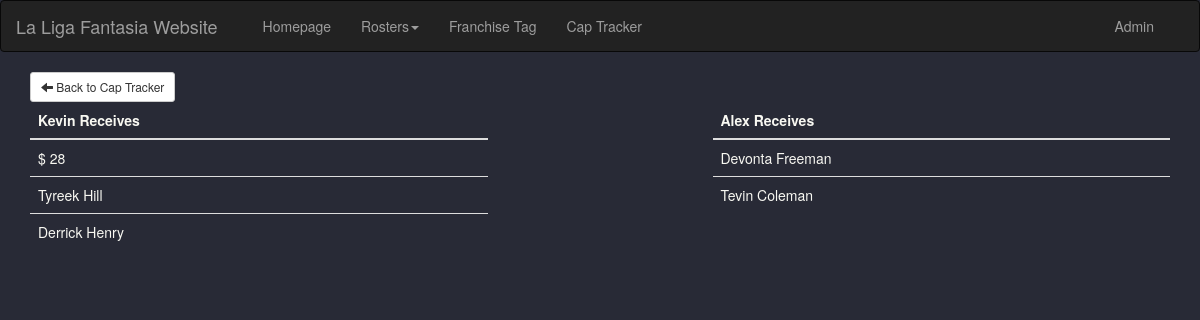
The app's page /captracker/trade/view/3 with its own data.
### liga/models.py (models this page shows, shortened)
class Owner(models.Model):
    name = models.CharField(max_length=20)
    cap = models.IntegerField()
    def __str__(self):
        return self.name

class Player(models.Model):
    name = models.CharField(max_length=30)
    price = models.IntegerField()
    position = models.CharField(max_length=3)
    kept = models.BooleanField()
    ftag = models.BooleanField(default=False)

### captracker/views.py (the view)
# urls.py: path('trade/view/<tid>', views.viewTrade, name='viewTrade'),
def viewTrade(request, tid):
    owner_list = Owner.objects.all()
    trades = Trade.objects.filter(tradeID=tid)
    full_trade = parse_full_trade(trades)
    parse_full_trade(trades)
    context = {
        'owner_list': owner_list,
        'tid': tid,
        'trade': full_trade,
    }
    return render(request, 'captracker/viewTrade.html', context)

### captracker/views.py (called while the page is built)
def parse_full_trade(trade_items):
    full_trade = []
    first = 0
    dict1 = {}
    p1_recs = []
    dict2 = {}
    p2_recs = []
    for asset in trade_items:
        if first == 0:
            dict1['owner'] = asset.recipient
            dict2['owner'] = asset.giver
            dict1['cap_rec'] = asset.cap
            dict2['cap_rec'] = asset.cap * -1
            first += 1
        if asset.recipient == dict1['owner']:
            p1_recs.append(asset.athlete)
        else:
            p2_recs.append(asset.athlete)
    dict1['players_received'] = p1_recs
    dict2['players_received'] = p2_recs
    full_trade.append(dict1)
    full_trade.append(dict2)
    return full_trade

### captracker/templates/captracker/viewTrade.html (shortened to what this page needs)
{% extends "./trade_base.html" %}
{% block owner1 %} {{trade.0.owner}} {% endblock owner1 %}
{% block table1_body %}
<tr>
    {%if trade.0.cap_rec > 0 %}
    <td>$ {{trade.0.cap_rec}}</td>
    {% endif %}
</tr>
{%for i in trade.0.players_received %}
<tr>
    <td>{{ i.name }}</td>
</tr>
{% endfor %}
{% endblock table1_body %}
{% block owner2 %} {{trade.1.owner}} {% endblock owner2 %}
{% block table2_body %}
{%for i in trade.1.players_received %}
<tr>
    <td>{{ i.name }}</td>
</tr>
{% endfor %}
{% endblock table2_body %}

### liga/static/liga/style.css (style rules this page uses)
body { background-color: #282a36; color: #f8f8f2; }

### records on screen
Owner: name "Kevin"
Player: name "Tyreek Hill"
Player: name "Derrick Henry"
Owner: name "Alex"
Player: name "Devonta Freeman"
Player: name "Tevin Coleman"

### other values on screen
{{ trade.0.cap_rec }} "28"
